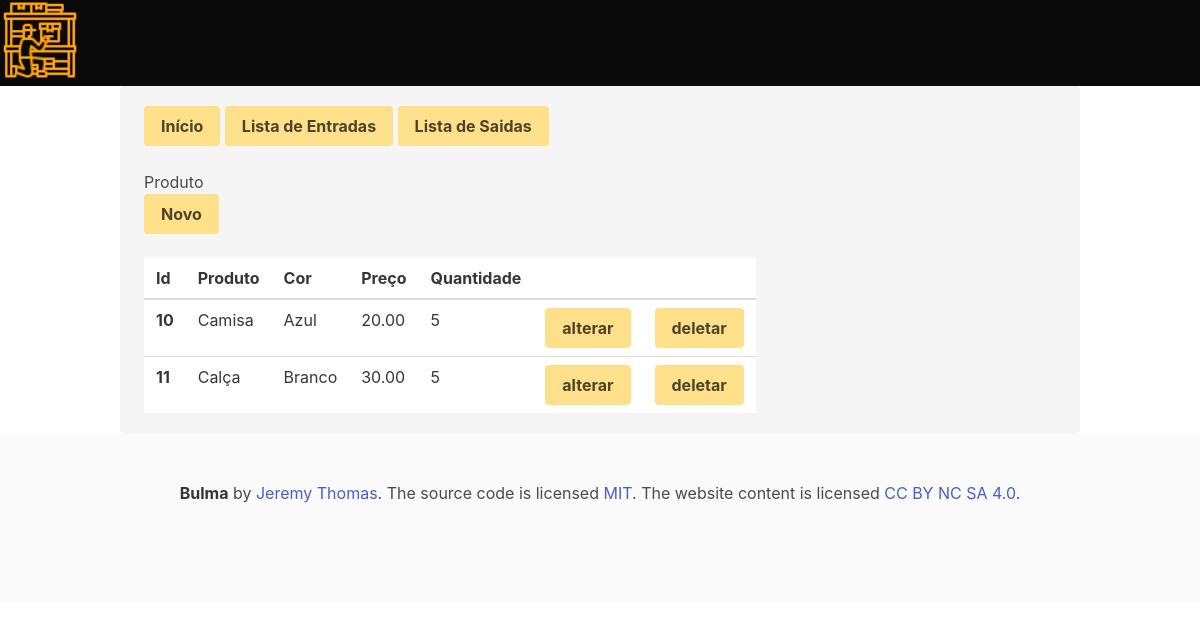
The app's page /produto/list_produto/, older data.
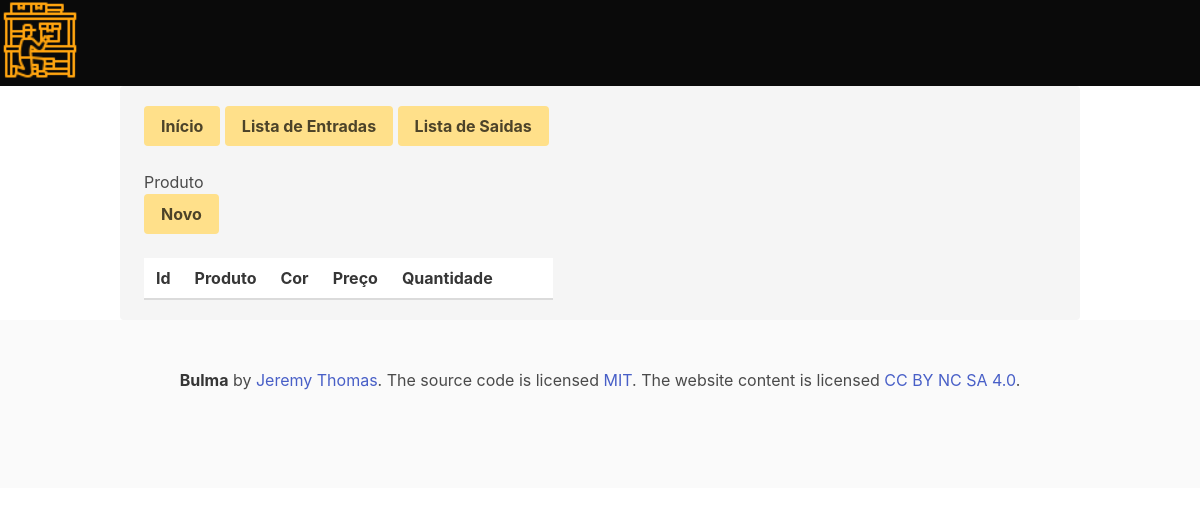
The same page, newer data.
### produto/models.py (models this page shows, shortened)
class Produtos(models.Model):
    produto = models.CharField('Produto', max_length=200)
    cor = models.ForeignKey(Cores, on_delete=models.PROTECT, verbose_name='Cor')
    descricao = models.TextField('Descrição', blank=True)
    preco = models.DecimalField('Preço', decimal_places=2, max_digits=8, default=0)
    quantidade = models.FloatField('Quantidade', default=0)
    criado = models.DateTimeField('Criado em', auto_now_add=True)
    modificado = models.DateTimeField('Modificado em', auto_now=True)

class Cores(models.Model):
    cor = models.CharField('Cor', max_length=200)
    def __str__(self):
        return self.cor

### produto/views.py (the view)
# urls.py: path('list_produto/', list_produto, name='list_produto'),
def list_produto(request):
    produtos = Produtos.objects.all()
    template_name = 'list_produto.html'
    context = {
    'produtos': produtos,
    }
    return render(request, template_name, context)

### produto/templates/list_produto.html
{% extends 'base.html' %}
{% block product %}
<p>
    <a class="button is-warning " href="{% url 'index' %}"><b>Início</b></a>
    <a class="button is-warning" href="{% url 'entrada:list_entrada' %}"><b>Lista de Entradas</b></a>
    <a class="button is-warning" href="{% url 'saida:list_saida' %}"><b>Lista de Saidas</b></a> <br><br>
    <h1>Produto</h1>
    <a class="button is-warning" href="{% url 'produto:new_produto' %}"><b>Novo</b></a>
</p>
<br>
<table id="myTable" class="table">
    <thead>
        <tr>
            <th>Id</th>
            <th>Produto</th>
            <th>Cor</th>
            <th>Preço</th>
            <th>Quantidade</th>
            <th></th>
            <th></th>
        </tr>
    </thead>
    <tbody>
        {% for produto in produtos %}
        <tr>
            <th>{{ produto.id }}</th>
            <td>{{ produto.produto }}</td>
            <td>{{ produto.cor }}</td>
            <td>{{ produto.preco }}</td>
            <td>
                {% if produto.quantidade == 0 %}
                    Esgotado
                {% else %}
                    {{ produto.quantidade }}
                {% endif %}
            </td>
            <td><a class="button is-warning" href="{% url 'produto:update_produto' produto.id %}"><b>alterar</b></a></td>
            <td><a class="button is-warning" href="{% url 'produto:delete_produto' produto.id %}"><b>deletar</b></a></td>
        </tr>
        {% endfor %}
    </tbody>
</table>
{% endblock %}

Row changes from the older to the newer data that the page shows:
removed Produtos: id "10", produto "Camisa", cor "Azul", preco "20.00", quantidade "5"
removed Produtos: id "11", produto "Calça", cor "Branco", preco "30.00", quantidade "5"
